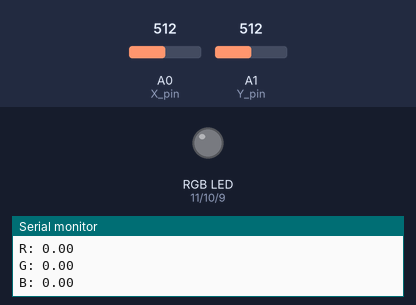
Simulated run of this sketch. Board: Arduino Uno, built with avr-gcc and run on an emulated ATmega328P. Shown: an RGB LED mixed from three pins (HIGH = lit), the last lines printed to the serial monitor. The test bench sets the inputs (shaded band); at power-on: A0 (X_pin) = 512, A1 (Y_pin) = 512.

Above: at 1.2 s.
1.3 s: A0 (X_pin) set to 716
At 2.5 s:
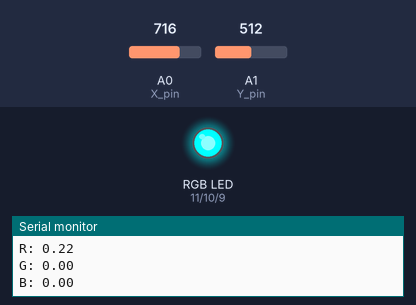
Timing chart, 0 to 4.3 s (numbered marks = the images above; inputs shaded):
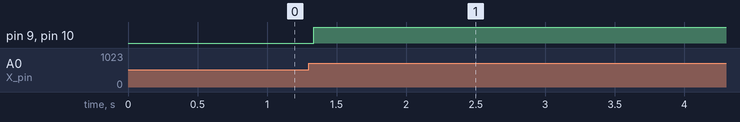

The sketch:

chroma.ino
```cpp
const int X_pin = A0;
const int Y_pin = A1;

const int R = 11;
const int G = 10;
const int B = 9;

const int DELAY = 0;
const double V = 0.8;

int originX;
int originY;

void setup() {


  Serial.begin(9600);

  pinMode(R, OUTPUT);
  pinMode(G, OUTPUT);
  pinMode(B, OUTPUT);
  originX = analogRead(X_pin);
  originY = analogRead(Y_pin);
}

void setLights(double r, double g, double b){

  analogWrite(R, (int)r);
  analogWrite(G, (int)g);
  analogWrite(B, (int)b);
}

void resetLights(){
  setLights(LOW, LOW, LOW);
}

double * toRGB(double h, double s){

  double toRet[3];

  double C = s * V;
  double hPrime = h / 60;
  double X = C * (1 - abs(fmod(hPrime, 2) - 1));
  double M = V - C;

  if(h == 400){
    toRet[0] = 0;
    toRet[1] = 0;
    toRet[2] = 0;
  }
  else if(0 <= hPrime && hPrime <= 1){
    toRet[0] = C;
    toRet[1] = X;
    toRet[2] = 0;
  }
  else if(hPrime <= 2){
    toRet[0] = X;
    toRet[1] = C;
    toRet[2] = 0;
  }
  else if(hPrime <= 3){
    toRet[0] = 0;
    toRet[1] = C;
    toRet[2] = X;
  }
  else if(hPrime <= 4){
    toRet[0] = 0;
    toRet[1] = X;
    toRet[2] = C;
  }
  else if(hPrime <= 5){
    toRet[0] = X;
    toRet[1] = 0;
    toRet[2] = C;
  }
  else if(hPrime <= 6){
    toRet[0] = C;
    toRet[1] = 0;
    toRet[2] = X;
  }

  toRet[0] += (int)M;
  toRet[1] += (int)M;
  toRet[2] += (int)M;


  /**
   * DO NOT REMOVE THESE!
   * DO NOT TOUCH THIS FUNCTION IN ANY WAY SHAPE OR FORM!!
   * REMOVING THESE WILL BREAK THE CODE AND I HAVE NO IDEA WHY
   * THE LIGHTING ON THE LED WILL NOT WORK PROPERLY IF THESE PRINT STATEMENTS AREN'T HERE
   */
  Serial.print("R: ");
  Serial.println(toRet[0]);

  Serial.print("G: ");
  Serial.println(toRet[1]);

  Serial.print("B: ");
  Serial.println(toRet[2]);

  return toRet;
}

void loop() {

  /**
   * CHANGE THESE AT YOUR OWN RISK AND PERIL
   * I HAVE NO IDEA WHY THIS WORKS
   * I HAVE NO IDEA HOW THIS WORKS
   */

  int x = analogRead(X_pin) - originX;
  int y = analogRead(Y_pin) - originY;

  double hue;
  double saturation = sqrt(pow(x, 2) + pow(y, 2)) / 755;
  if(sqrt(pow(x, 2) + pow(y, 2)) <= 30){
    hue = 400;
  }else{
    hue = atan2((double)y, (double)x) * 180.0 / PI;
  }
  if(hue < 0){
    hue += 360;
  }

  double * RGB = toRGB(hue, saturation);
  setLights(RGB[0] * 255, RGB[1] * 255, RGB[2] * 255);

  delay(DELAY);
}
```

Measured:
- after the input at 1.3 s, pin 9 (B), pin 10 (G): LOW → HIGH at once
